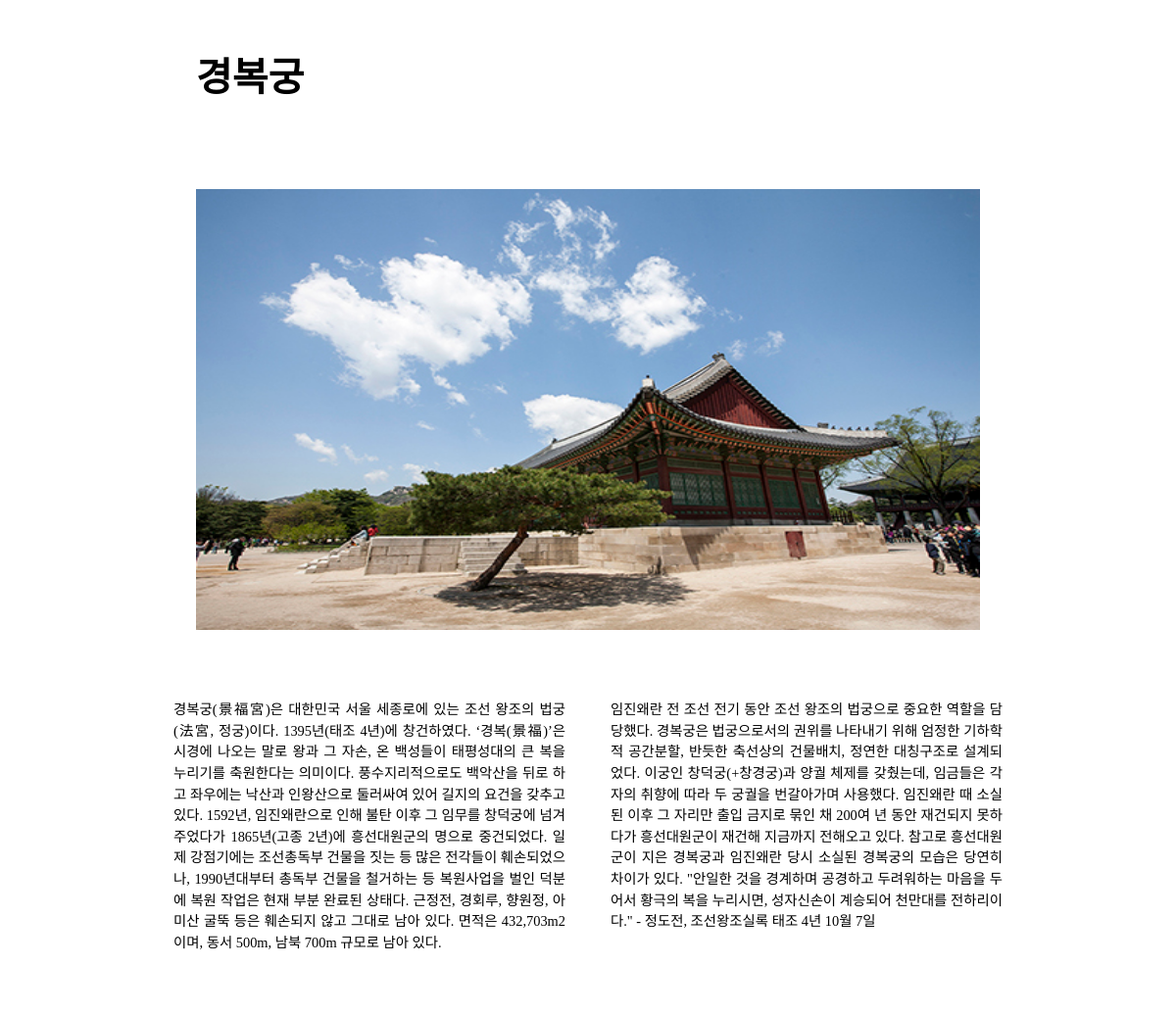
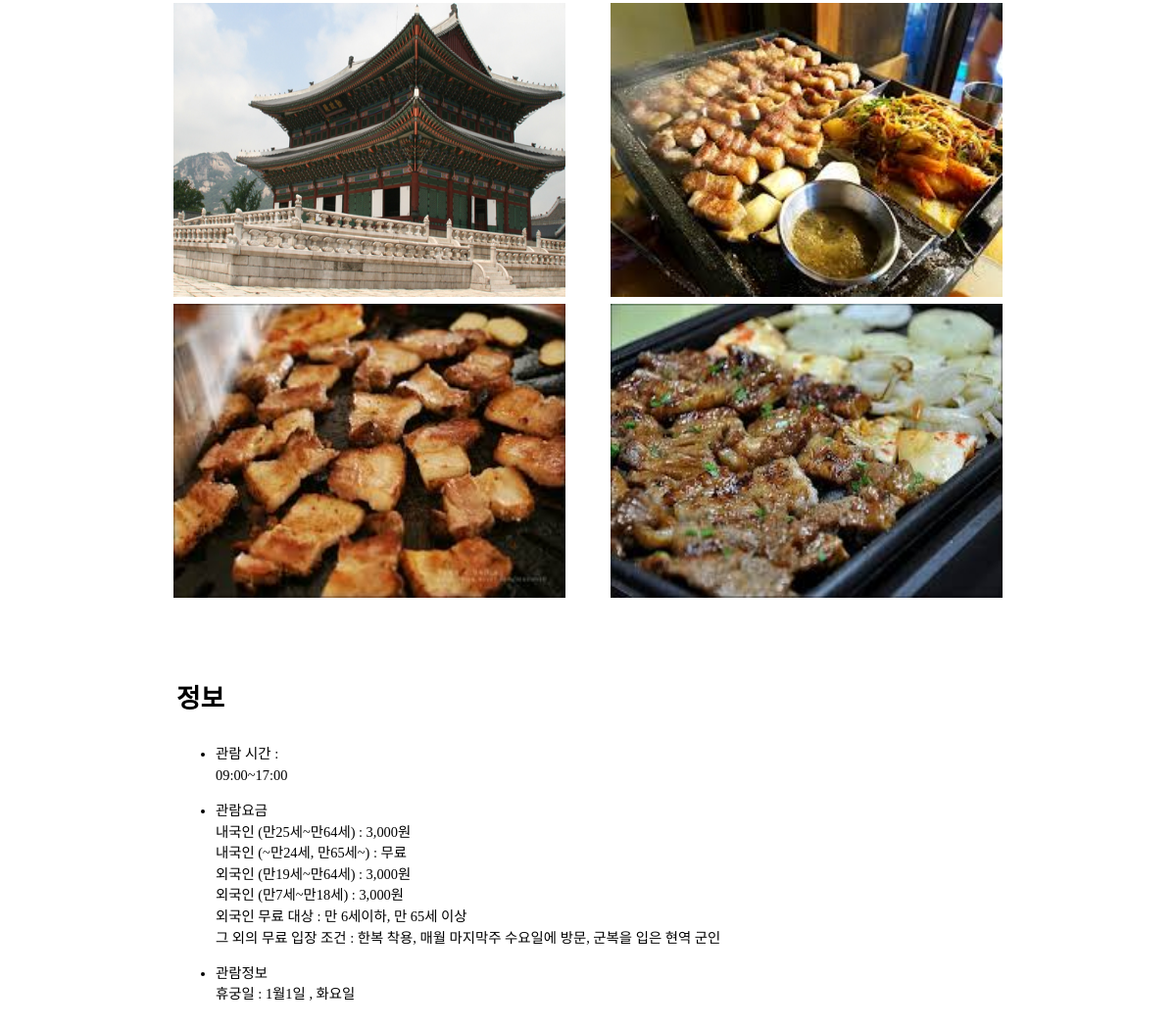
Screenshot of /sight/changduck.php?contents_name=경복궁 with the database file from the repository (2 pictures, top to bottom).
### tables this page shows
CREATE TABLE `sight` (
  `sight_name` varchar(20) NOT NULL,
  `par1` varchar(3000) NOT NULL,
  `par2` varchar(3000) NOT NULL,
  `pic1` varchar(40) NOT NULL,
  `pic2` varchar(40) NOT NULL,
  `pic3` varchar(40) NOT NULL,
  `pic4` varchar(40) NOT NULL,
  `pic5` varchar(40) NOT NULL,
  `sight_time` varchar(150) NOT NULL,
  `amount` varchar(500) NOT NULL,
  `etc_data` varchar(150) NOT NULL
);

### sight/changduck.php (the view, shortened to what this page needs)
<?php
    $val=$_GET['contents_name'];
	$sql = "SELECT * from sight where sight_name= '$val'";
	$ret= mysql_query($sql);
	$res = mysql_fetch_row($ret);
	$info=explode("\n",$res[8]);
	$bottom=explode("\n",$res[9]);
    $extra=explode("\n",$res[10]);
    ?>
    <!DOCTYPE html>
<html>
<head>
	<link rel="stylesheet" type="text/css" href="contentsamplecss.css">
</head>
<body>
	<section>
		<h2> <?= $res[0]; ?> </h2>
		<img class="fullimg" src=<?= $res[3] ?>>
		<div class="paragraph">
			<div class="left_paragraph">
				<p> <?= $res[1]; ?> </p>
			</div>
			<div class="right_paragraph">
				<p>  <?= $res[2]; ?> </p>
			</div>
		</div>
		<div class="paragraph">
			<div class="left_paragraph">
				<img src=<?= $res[4] ?>>
				<img src=<?= $res[5] ?>>
			</div>
			<div class="right_paragraph">
				<img src=<?= $res[6] ?>>
				<img src=<?= $res[7] ?>>
			</div>
		</div>
		<div class="paragraph">
			<h3> <?= $info[0]; ?></h3>
			<ul>
				<li>
					<dl>
						<dt> <?= $info[1]; ?></dt>
						<?php for($i=2;$i<count($info);$i++){
	                    ?>
						<dt> <?= $info[$i]; ?></dt>
						<?php
	                }?>
					</dl>
				</li>
				<li>
					<dl>
					<?php for($i=0;$i<count($bottom);$i++){
	                    ?>
						<dt> <?= $bottom[$i]; ?></dt>
						<?php
	                }?>
					</dl>
				</li>
				<li>
					<dl>
					<?php for($i=0;$i<count($extra);$i++){
	                    ?>
						<dt> <?= $extra[$i]; ?></dt>
						<?php
	                }?>
					</dl>
				</li>
			</ul>
		</div>
	</section>
</body>
</html>

### sight/contentsamplecss.css (style rules this page uses)
body { min-height: 1800px; width: 900px; margin-left: auto; margin-right: auto; }
h2 { margin-left: 50px; font-size: 30pt; }
section { line-height: 1.5; font-size: 0.9rem; width: 900px; margin-left: auto; margin-right: auto; margin-top: 50px; }
.paragraph { overflow: hidden; margin-bottom: 50px; margin-top: 50px; }
.left_paragraph { width: 400px; text-align: justify; float: left; margin-left: 3%; word-wrap: break-word; }
.right_paragraph { width: 400px; text-align: justify; float: right; margin-left: 3%; margin-right: 3%; word-wrap: break-word; }
.fullimg { margin-top: 50px; margin-left: 50px; width: 800px; height: 450px; }
img { margin-left: auto; margin-right: auto; width: 400px; height: 300px; }
h3 { font-size: 20pt; }
h3,ul { margin-left: 30px; }

### rows the page displays
sight: sight_name "경복궁", pic1 (picture), par1 "경복궁(景福宮)은 대한민국 서울 세종로에 있는 조선 왕조의 법궁(法宮, 정궁)이다. 1395년(태조 4년)에 창건하였다. ‘경복(景福)’은 시경에 나오는 말로 왕과 그 자손, 온 백성들이 태평성대의 큰 복을 누리기를 축원한다는 의미이다. 풍수지리적으로도 백악산을 뒤로 하고 좌우에는 낙산과 인왕산으로 둘러싸여 있어 길지의 요건을 갖추고 있다. 1592년, 임진왜란으로 인해 불탄 이후 그 임무를 창덕궁에 넘겨주었다가 1865년(고종 2년)에 흥선대원군의 명으로 중건되었다. 일제 강점기에는 조선총독부 건물을 짓는 등 많은 전각들이 훼손되었으나, 1990년대부터 총독부 건물을 철거하는 등 복원사업을 벌인 덕분에 복원 작업은 현재 부분 완료된 상태다. 근정전, 경회루, 향원정, 아미산 굴뚝 등은 훼손되지 않고 그대로 남아 있다. 면적은 432,703m2이며, 동서 500m, 남북 700m 규모로 남아 있다.", par2 "임진왜란 전 조선 전기 동안 조선 왕조의 법궁으로 중요한 역할을 담당했다. 경복궁은 법궁으로서의 권위를 나타내기 위해 엄정한 기하학적 공간분할, 반듯한 축선상의 건물배치, 정연한 대칭구조로 설계되었다. 이궁인 창덕궁(+창경궁)과 양궐 체제를 갖췄는데, 임금들은 각자의 취향에 따라 두 궁궐을 번갈아가며 사용했다. 임진왜란 때 소실된 이후 그 자리만 출입 금지로 묶인 채 200여 년 동안 재건되지 못하다가 흥선대원군이 재건해 지금까지 전해오고 있다. 참고로 흥선대원군이 지은 경복궁과 임진왜란 당시 소실된 경복궁의 모습은 당연히 차이가 있다. \"안일한 것을 경계하며 공경하고 두려워하는 마음을 두어서 황극의 복을 누리시면, 성자신손이 계승되어 천만대를 전하리이다.\" - 정도전, 조선왕조실록 태조 4년 10월 7일", pic2 (picture), pic3 (picture), pic4 (picture), pic5 (picture), sight_time "정보", sight_time "관람 시간 :", sight_time "09:00~17:00", amount "관람요금", amount "내국인 (만25세~만64세) : 3,000원", amount "내국인 (~만24세, 만65세~) : 무료", amount "외국인 (만19세~만64세) : 3,000원", amount "외국인 (만7세~만18세) : 3,000원", amount "외국인 무료 대상 : 만 6세이하, 만 65세 이상", amount "그 외의 무료 입장 조건 : 한복 착용, 매월 마지막주 수요일에 방문, 군복을 입은 현역 군인", etc_data "관람정보", etc_data "휴궁일 : 1월1일 , 화요일"
